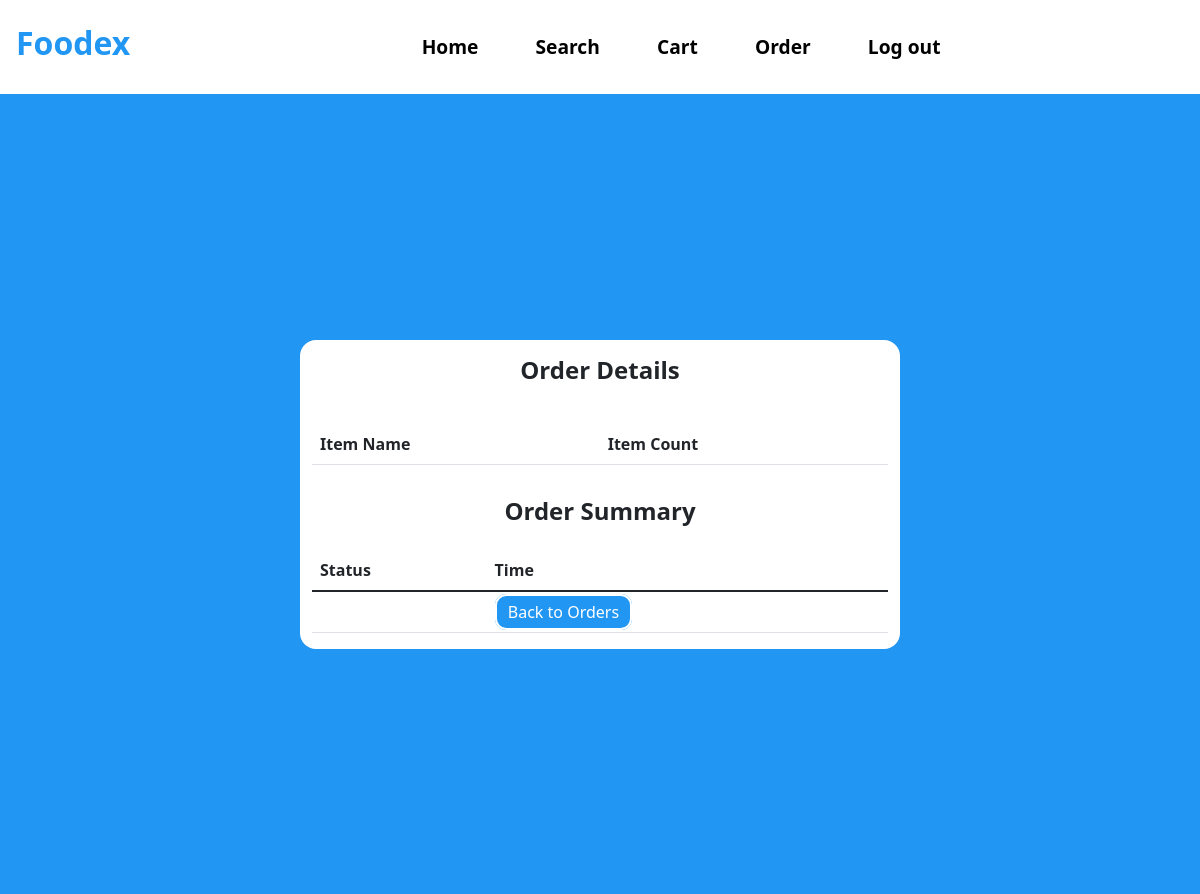
The page /View-Order-Detail?id=47 (signed in) on the database as committed earlier.
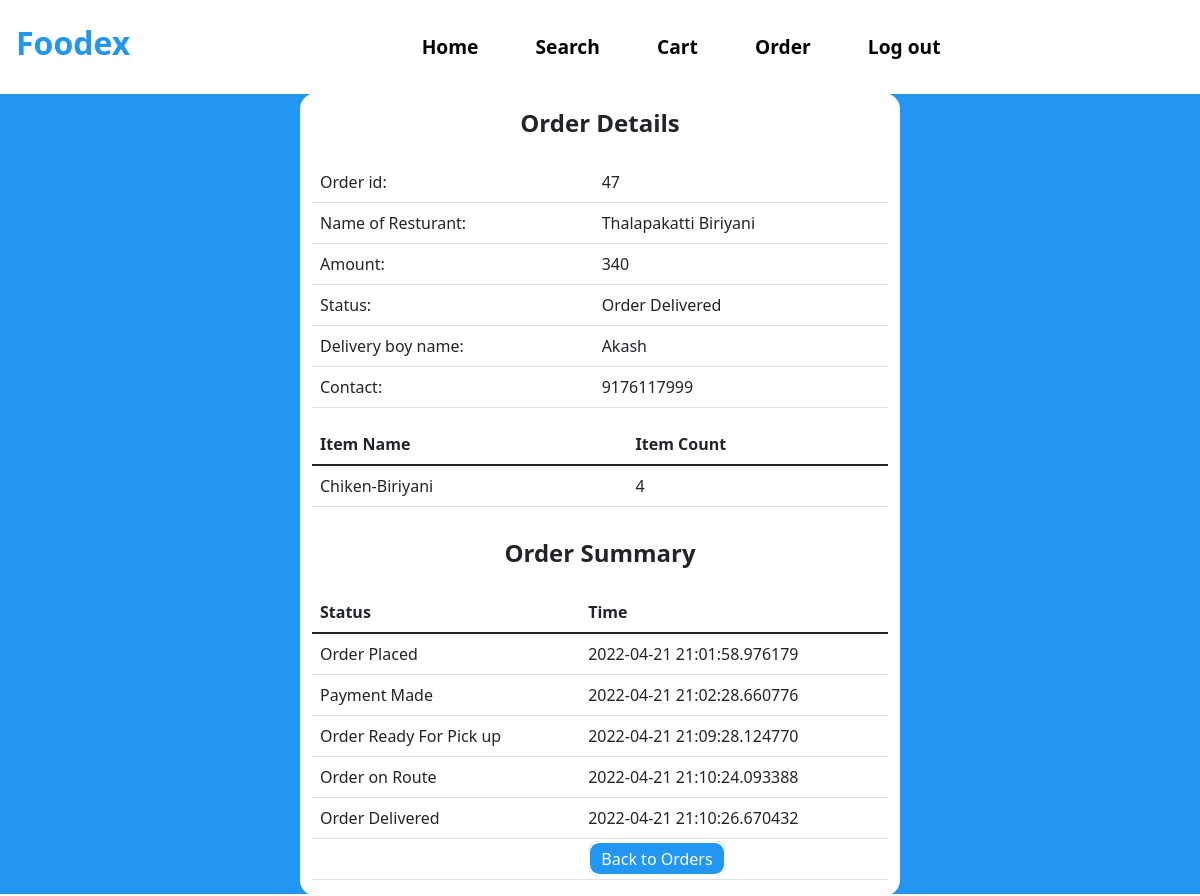
The same page on the database as committed later.
### tables this page shows
CREATE TABLE ORDER_TABLE(
                        ORDER_ID INTEGER PRIMARY KEY AUTOINCREMENT,
                        ORDER_AMOUNT INTEGER,
                        DELIVERYBOY_ID INTEGER, 
                        ORDER_STATUS TEXT,  						
                        USER_ID INTEGER, 
  						RESTAURANT_ID INTEGER, 
  						FOREIGN KEY (USER_ID) REFERENCES USER(USER_ID),
  						FOREIGN KEY (DELIVERYBOY_ID) REFERENCES DELIVERYBOY(DELIVERYBOY_ID),
  						FOREIGN KEY (RESTAURANT_ID) REFERENCES RESTAURANT(RESTAURANT_ID)             
                       );

CREATE TABLE RESTAURANT(
                        RESTAURANT_ID INTEGER PRIMARY KEY AUTOINCREMENT,
                        NAME_OF_RESTAURANT TEXT,
                        RESTAURANT_PASSWORD TEXT,
                        ADDRESS TEXT,
                        MOBILE_NO INTEGER,
                        RESTAURANT_PIN TEXT,
                        RESTAURANT_WALLET_BALANCE INTEGER
                       );

CREATE TABLE DELIVERYBOY(
                        DELIVERYBOY_ID INTEGER PRIMARY KEY AUTOINCREMENT,
                        NAME_OF_DELIVERYBOY TEXT,
                        DELIVERYBOY_PASSWORD TEXT,
                        ADDRESS TEXT,
                        DELIVERYBOY_STATUS TEXT,
                        DELIVERYBOY_PHONE_NO INTEGER,
                        DELIVERYBOY_WALLET_BALANCE INTEGER
                       );

CREATE TABLE ITEM_LIST(
                        ORDER_ID INTEGER,                        
                        ITEM_ID INTEGER,
                        Item_count INTEGER,
                        FOREIGN KEY (ORDER_ID) REFERENCES ORDER_TABLE(ORDER_ID),
                        FOREIGN KEY (ITEM_ID) REFERENCES MENU(ITEM_ID)
                       );

CREATE TABLE MENU(
                        ITEM_ID INTEGER PRIMARY KEY AUTOINCREMENT,
                        ITEM_NAME TEXT,
                        ITEM_CATEGORY TEXT,
                        ITEM_PRICE INTEGER,
                        RESTAURANT_ID INTEGER,
                        FOREIGN KEY(RESTAURANT_ID) REFERENCES RESTAURANT(RESTAURANT_ID)
                       );

CREATE TABLE ORDER_SUMMARY(
                        ORDER_ID INTEGER,                        
                        ORDER_STATUS TEXT,
                        TIME TEXT,
                        FOREIGN KEY (ORDER_ID) REFERENCES ORDER_TABLE(ORDER_ID)
                       );

### app.py (the view)
@app.route("/View-Order-Detail")
def View_Order_Detail():
    getid_o = request.args.get('id')
    getid_u = str(session["id"])
    cursor = connection.cursor()
    cursor.execute("SELECT order_id, order_amount, order_status,r.name_of_restaurant,d.NAME_OF_DELIVERYBOY,d.DELIVERYBOY_PHONE_NO FROM ORDER_TABLE o INNER JOIN DELIVERYBOY d on o.DELIVERYBOY_ID=d.DELIVERYBOY_ID INNER JOIN RESTAURANT r on o.RESTAURANT_ID=r.RESTAURANT_ID WHERE o.USER_ID= " + getid_u +" And ORDER_ID= "+str(getid_o)+"; ")
    result = cursor.fetchall()
    cursor = connection.cursor()
    cursor.execute("SELECT m.item_name,i.item_count FROM ITEM_LIST i JOIN MENU m on i.ITEM_ID=m.ITEM_ID WHERE i.ORDER_ID= "+str(getid_o)+"; ")
    Item_list = cursor.fetchall()
    cursor.execute("SELECT os.ORDER_STATUS,os.TIME FROM ORDER_SUMMARY os JOIN ORDER_TABLE o ON os.ORDER_ID=o.ORDER_ID WHERE os.ORDER_ID="+str(getid_o))
    Order_Summary = cursor.fetchall()
    return render_template("View_Order_Detail.html", Order=result, Item_list = Item_list,Order_Summary=Order_Summary)

### templates/View_Order_Detail.html (shortened to what this page needs)
<!DOCTYPE html>
<html lang="en">
<head>
    <link href="https://cdn.jsdelivr.net/npm/bootstrap@5.1.3/dist/css/bootstrap.min.css" rel="stylesheet">
    <link rel= "stylesheet" type= "text/css" href= "{{ url_for('static',filename='Styles.css') }}">
</head>
<body>
<nav class="navbar navbar-expand-lg bg-white">
  <h3 class="navbar-brand Logo" style="color:#2196f3;font-size: 2rem;"href="#">Foodex</h3>
    <div class="container">
  <div class="collapse navbar-collapse" id="navbarSupportedContent">
    <ul class="navbar-nav mr-auto nav-links">
        <li class="nav-item">
        <a class="nav-link nav-link-btn" href="/User-Dashboard">Home</a>
      </li>
      <li class="nav-item">
        <a class="nav-link nav-link-btn" href="/View-Resturant">Search</a>
      </li>
      <li class="nav-item">
        <a class="nav-link nav-link-btn" href="/User-cart">Cart</a>
      </li>
        <li class="nav-item">
        <a class="nav-link nav-link-btn" href="/User-order">Order</a>
      </li>
        <li class="nav-item">
        <a class="nav-link nav-link-btn" href="/">Log out</a>
      </li>
    </ul>
  </div>
     </div>
</nav>
  <div class="ToCenter" style="background:#2196f3;">
  <div class="container">
        <div class="row">
            <div class="col">
                <table class="table">
                    <tbody>
                    <tr>
                        <h4 class="Logo">Order Details</h4>
                        </tr>
                      {% for i in Order %}
                      <tr>
                            <td>Order id: </td>
                            <td>{{i[0]}}</td>
                        </tr>
                     <tr>
                            <td>Name of Resturant:</td>
                            <td>{{i[3]}}</td>
                        </tr>
                        <tr>
                            <td>Amount:</td>
                            <td>{{i[1]}}</td>
                        </tr>
                        <tr>
                            <td>Status:</td>
                            <td>{{i[2]}}</td>
                        </tr>
                    <tr>
                            <td>Delivery boy name:</td>
                            <td>{{i[4]}}</td>
                        </tr>
                    <tr>
                            <td>Contact:</td>
                            <td>{{i[5]}}</td>
                        </tr>
                      {% endfor %}
                  </table>
                <table class="table">
                    <thead>
                      <tr>
                        <th scope="col">Item Name</th>
                        <th scope="col">Item Count</th>
                      </tr>
                    </thead>
                    <tbody>
                      {% for i in Item_list %}
                      <tr>
                        <td>{{i[0]}}</td>
                          <td>{{i[1]}}</td>
                      </tr>
                      {% endfor %}
                    </tbody>
                  </table>
                <h4 class="Logo">Order Summary</h4>
                <table class="table">
                    <thead>
                      <tr>
                        <th scope="col">Status</th>
                        <th scope="col">Time</th>
                      </tr>
                    </thead>
                    <tbody>
                      {% for i in Order_Summary %}
                      <tr>
                        <td>{{i[0]}}</td>
                          <td>{{i[1]}}</td>
                      </tr>
                      {% endfor %}
                    <tr>
                        <td></td>
                          <td> <a class="Edit-btn" style="background:#2196f3;" href="/User-order">Back to Orders</a> </td>
                      </tr>
                    </tbody>
                  </table>
            </div>
        </div>
    </div>
    </div>
</body>
</html>

### static/Styles.css (style rules this page uses)
.ToCenter { display: flex; height: 100vh; width: 100vw; justify-content: center; align-items: center; }
.Logo { text-align: center; padding: 1rem; font-weight: bold; }
.nav-links { width: 100%; display: flex; flex-direction: column; justify-content: space-around; align-items: center; }
.nav-link-btn { border:solid 2px white; font-size: 1.2rem; border-radius: 0.7rem; font-weight: bold; color: black; }
.Edit-btn { border:solid 2px white; color: white; text-decoration:none; padding: 0.3rem 0.7rem; border-radius: 0.7rem; }

### templates/View_Order_Detail.html (style rules this page uses)
.container { width: 50vw; background: white; border-radius: 1rem; }

Rows that differ between the two databases and show on the page:
added ORDER_TABLE: ORDER_ID "47", NAME_OF_RESTAURANT "Thalapakatti Biriyani", ORDER_AMOUNT "340", ORDER_STATUS "Order Delivered", NAME_OF_DELIVERYBOY "Akash", DELIVERYBOY_PHONE_NO "9176117999"
added ITEM_LIST: ITEM_NAME "Chiken-Biriyani", Item_count "4"
added ORDER_SUMMARY: ORDER_STATUS "Order Placed", TIME "2022-04-21 21:01:58.976179"
added ORDER_SUMMARY: ORDER_STATUS "Payment Made", TIME "2022-04-21 21:02:28.660776"
added ORDER_SUMMARY: ORDER_STATUS "Order Ready For Pick up", TIME "2022-04-21 21:09:28.124770"
added ORDER_SUMMARY: ORDER_STATUS "Order on Route", TIME "2022-04-21 21:10:24.093388"
added ORDER_SUMMARY: ORDER_STATUS "Order Delivered", TIME "2022-04-21 21:10:26.670432"
